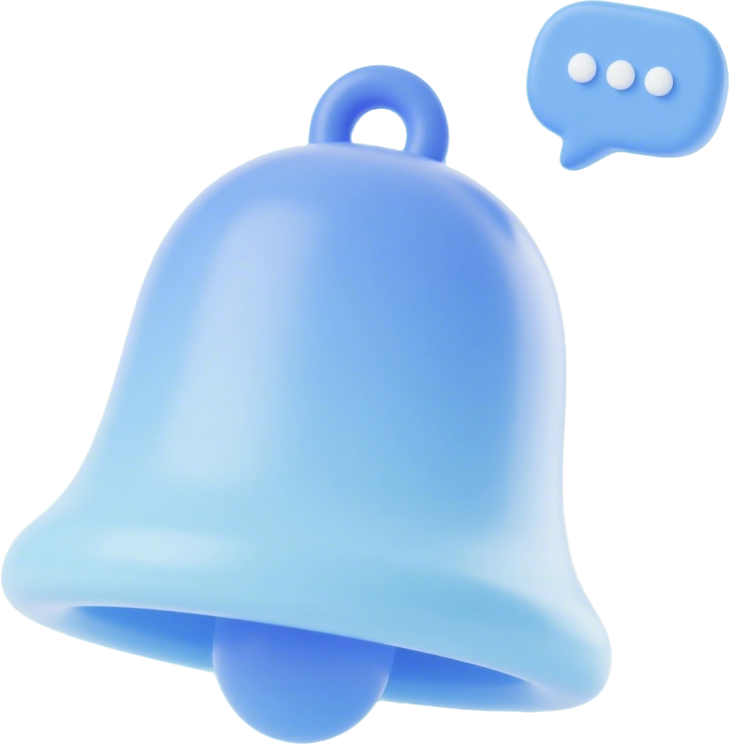
#> input picture design/figma/push-permission/source/bell.png, 729 x 744 px
$ python convert_push_permission_assets.py
#> lines starting #> are read from the running program, lines starting #| are printed output that depends on the picture
"""Development-only Figma export conversion. Uses requirements-app-manager-assets.txt."""
from pathlib import Path
from PIL import Image
import io
import cairosvg
ROOT = Path(__file__).resolve().parents[1]
SOURCE = ROOT / 'design/figma/push-permission/source'
for density, scale in {'mdpi':1, 'hdpi':1.5, 'xhdpi':2, 'xxhdpi':3, 'xxxhdpi':4}.items():
    image = Image.open(SOURCE / 'bell.png').convert('RGBA')
#> image is the input picture: PIL image 729x744 RGBA; mean R, G, B, A 77.6, 101.8, 126.4, 134.1
    image.thumbnail((round(100 * scale), round(100 * scale)), Image.Resampling.LANCZOS)
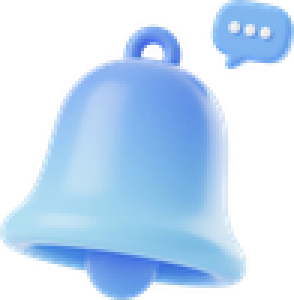
#> image: PIL image 98x100 RGBA (shown 3 times larger); mean R, G, B, A 86.5, 112.1, 138.5, 134.1; transparent parts drawn white
    image.save(ROOT / f'app/src/main/res/drawable-{density}/push_permission_bell.webp', 'WEBP', lossless=True)
    size = round(24 * scale)
#> (the run stopped early here; a loop or call above may not have finished)
